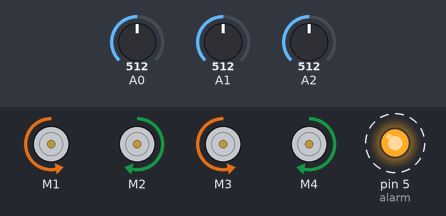
The sketch below on a simulated Arduino Uno, built with avr-gcc and run on an emulated ATmega328P. Shown: 4 × DC motor (green arrow = forward, orange = backward, longer = faster), output pins drawn as LEDs (lit = HIGH). Dashed ring = blinking. The test bench sets the inputs (shaded band); at power-on: A2 = 512, A0 = 512, A1 = 512.

Above: at 3.0 s.
3.1 s: A2 set to 489
At 5.2 s:
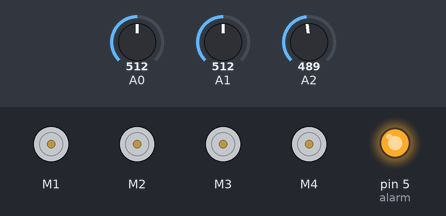
6.1 s: A0 set to 689
9.1 s: A0 set to 718
At 9.9 s:
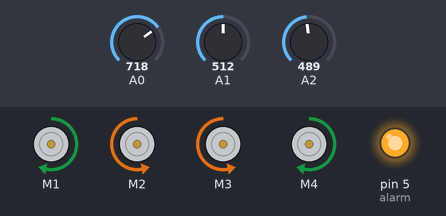
12.1 s: A1 set to 900
At 12.6 s:
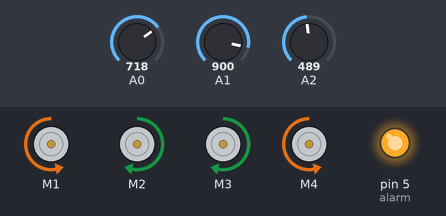
15.1 s: A1 set to 825
18.1 s: A1 set to 804
At 19.3 s:
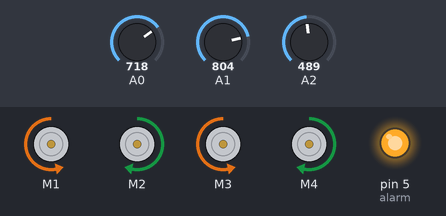
Timing chart, 0 to 21.1 s (numbered marks = the images above; inputs shaded):
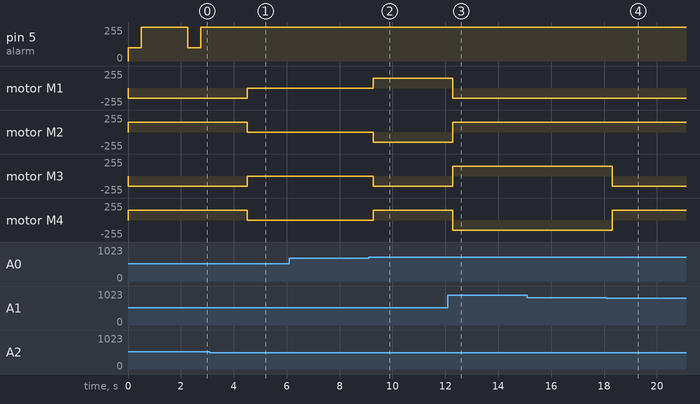

The sketch:

lightAndSound.ino
```cpp
#include <AFMotor.h>

int alarm = 5;

AF_DCMotor motor1(1);
AF_DCMotor motor2(2);
AF_DCMotor motor3(3);
AF_DCMotor motor4(4);

void setup() {
}

void loop() {
  Stop();

  int soundRec = analogRead(A2);
  Serial.println(soundRec);
  if(soundRec > 500) {
    forward();
    analogWrite(alarm, 100);
    delay(500);
    analogWrite(alarm, 255);
    delay(1500);
  }

  int lightLeft = analogRead(A0);
  int lightRight = analogRead(A1);

//  Serial.print(lightLeft);
//  Serial.print(" + ");
//  Serial.println(lightRight);

  if (lightLeft > 700 || lightRight > 700) {
    int sub = lightLeft - lightRight;
    if (abs(sub) < 100) {
      forward();
    } else if (sub > 100) {
      left();
    } else {
      right();
    }
  }

  delay(250);
}

void right() {
  motor1.setSpeed(150);
  motor1.run(BACKWARD);
  motor2.setSpeed(150);
  motor2.run(FORWARD);
  motor3.setSpeed(150);
  motor3.run(FORWARD);
  motor4.setSpeed(150);
  motor4.run(BACKWARD);
}

void left() {
  motor1.setSpeed(150);
  motor1.run(FORWARD);
  motor2.setSpeed(150);
  motor2.run(BACKWARD);
  motor3.setSpeed(150);
  motor3.run(BACKWARD);
  motor4.setSpeed(150);
  motor4.run(FORWARD);
}

void forward() {
  motor4.setSpeed(150);
  motor4.run(FORWARD);
  motor2.setSpeed(150);
  motor2.run(FORWARD);
  motor3.setSpeed(150);
  motor3.run(BACKWARD);
  motor1.setSpeed(150);
  motor1.run(BACKWARD);
}

void back() {
  motor3.setSpeed(150);
  motor3.run(FORWARD);
  motor1.setSpeed(150);
  motor1.run(FORWARD);
  motor4.setSpeed(150);
  motor4.run(BACKWARD);
  motor2.setSpeed(150);
  motor2.run(BACKWARD);
}

void Stop() {
  motor1.setSpeed(0);
  motor1.run(RELEASE);
  motor2.setSpeed(0);
  motor2.run(RELEASE);
  motor3.setSpeed(0);
  motor3.run(RELEASE);
  motor4.setSpeed(0);
  motor4.run(RELEASE);
}
```

Measured:
- the behaviour switches between 501 and 500 on A2 (found by bisection; images 0 and 1)
- the behaviour switches between 700 and 701 on A0 (found by bisection; images 1 and 2)
- the behaviour switches between 818 and 817 on A1 (found by bisection; images 3 and 4)
- after the input at 3.1 s, pin 5 (alarm): stays 255/255 (without the input it goes to 100/255 after 1.4 s); motor M1, motor M3: backward 150/255 → stopped after 1.4 s; motor M2, motor M4: forward 150/255 → stopped after 1.4 s
- after the input at 6.1 s, every drawn part: stays the same
- after the input at 9.1 s, motor M1, motor M4: stopped → forward 150/255 after 0.17 s; motor M2, motor M3: stopped → backward 150/255 after 0.17 s
- after the input at 12.1 s, motor M1, motor M4: forward 150/255 → backward 150/255 after 0.18 s; motor M2, motor M3: backward 150/255 → forward 150/255 after 0.18 s
- after the input at 15.1 s, every drawn part: stays the same
- after the input at 18.1 s, motor M3: forward 150/255 → backward 150/255 after 0.20 s; motor M4: backward 150/255 → forward 150/255 after 0.20 s
- by itself, pin 5 (alarm): alternates 255/255 for 1.8 s and 100/255 for 0.50 s
